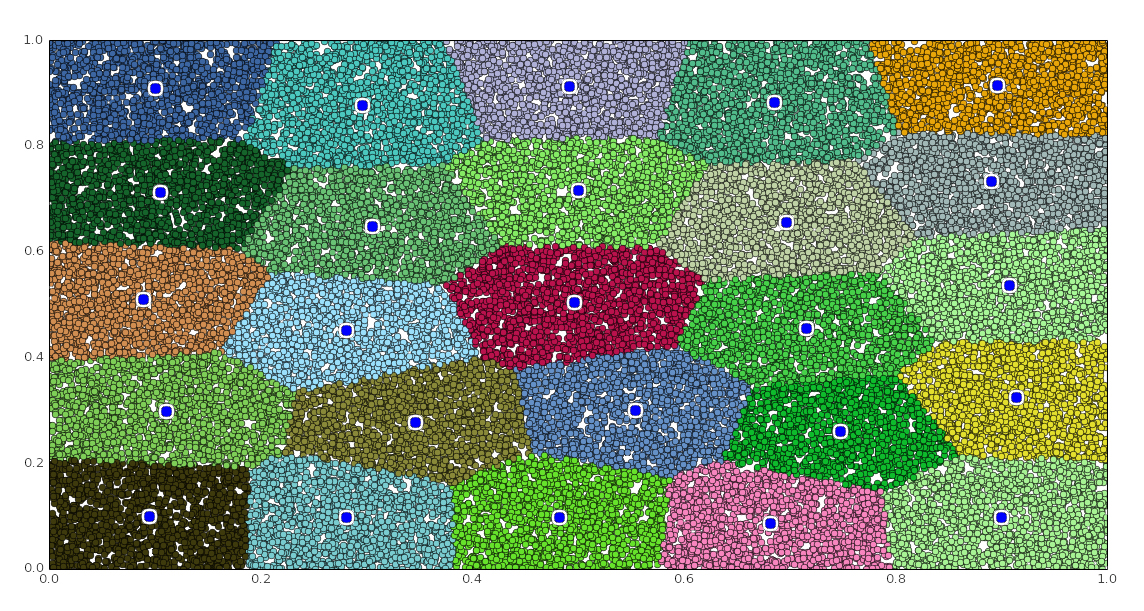

Generate this figure with Python:
from numpy import vstack,savetxt
from numpy.random import rand
from scipy.cluster.vq import kmeans,vq
from scipy.spatial.distance import euclidean
import matplotlib.pyplot as plt
import random
import time
import sys

# Globals
objectiveFunctionResult = 0
calculatedCentroids = []
colors = []
numOfCentroids = input("> Please enter number of centroids: ")
limit = sys.maxsize
limitvalue = raw_input("> Do you want to define a limit? (y/n): ")
if limitvalue == 'y':
	limit = input("> Please enter a limit: ")

# Initialize colors
for x in range(0, numOfCentroids):
	colors.append('#%02X%02X%02X' % (random.randint(0,255),random.randint(0,255),random.randint(0,255)))

# Create data file
generate = raw_input("> Do you want to generate a data file? (y/n): ")
if generate == 'y':
	size = float(raw_input("> Please enter data file size in megabytes: "))
	savetxt('C:\output.txt', vstack((rand(size * 10000,2),rand(size * 10000,2))))

# Calculate centroids\
print("> Now calculating centroids")
centroidTimeStart = time.time()
with open("C:\output.txt", "r") as ins:
	data = []
	i = 0
	for line in ins:
		i = i + 1
		items = line.split()
		data.append([float(items[0]), float(items[1])])
		if limit != sys.maxsize:
			if i == limit - len(calculatedCentroids):
				i = 0
				data = vstack(data)
				centroids,_ = kmeans(data,numOfCentroids)
				idx,_ = vq(data,centroids)
				calculatedCentroids = centroids
				data = []
	if limit == sys.maxsize:
		data = vstack(data)
		centroids,_ = kmeans(data,numOfCentroids)
		idx,_ = vq(data,centroids)
		calculatedCentroids = centroids
		data = []
centroidTimeEnd = time.time()

# Log
print(calculatedCentroids)
print("> Time spent calculating centroids: " + str(centroidTimeEnd - centroidTimeStart))

# Plot from file
print("> Now plotting")
plotTimeStart = time.time()
with open("C:\output.txt", "r") as ins:
	for line in ins:
		items = line.split()
		point = [float(items[0]), float(items[1])]
		a = 0
		distances = []
		for centroid in calculatedCentroids:
			distances.append([point, euclidean(point, calculatedCentroids[a]), colors[a]])
			a = a + 1
		minimalDistance = [0,float('inf'),0]
		for distance in distances:
			if distance[1] < minimalDistance[1]:
				minimalDistance = distance
		plt.plot(minimalDistance[0][0], minimalDistance[0][1], marker = 'o', color = minimalDistance[2])
		objectiveFunctionResult += minimalDistance[1] * minimalDistance[1]
for centroid in calculatedCentroids:
	plt.plot(centroid[0], centroid[1], 'ow', ms=15)
	plt.plot(centroid[0], centroid[1], 'ob', ms=10)

# Log
plotTimeEnd = time.time()
print("> Time spent plotting: " + str(plotTimeEnd - plotTimeStart))
print("> Objective function result: " + str(objectiveFunctionResult))
plt.show()
